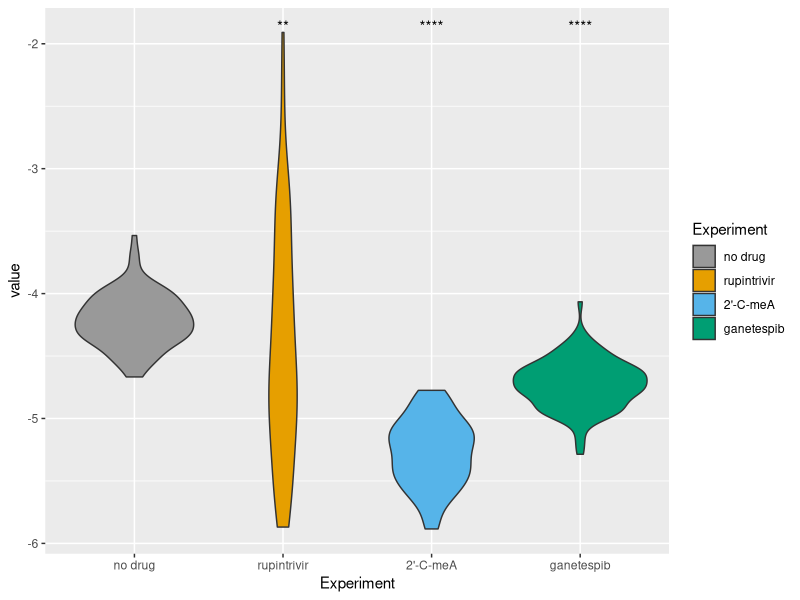

Write R code to recreate this figure.
rm(list = ls())
library(ggplot2)
library(cowplot)
library(ggridges)
require(reshape2)
library(ggpubr)

#makes comparions of drug estimates to no drug estimates shown in figure 6 and S4
data <- NULL
names <- NULL

df <- NULL


d_104 = read.table(
  "data/104/Final_ABC_save_parameters.txt",
  header = TRUE
)
d_105 = read.table(
  "data/105/Final_ABC_save_parameters.txt",
  header = TRUE
)
d_106 = read.table(
  "data/106/Final_ABC_save_parameters.txt",
  header = TRUE
)
d_107 = read.table(
  "data/107/Final_ABC_save_parameters.txt",
  header = TRUE
)

all<-rbind(d_104,d_105,d_106,d_107)

colmins<-apply(all,2,min)
colmax<-apply(all,2,max)

n<-c(expression('log c'[tran]),expression('log c'[com]),expression('log c'[circ]),expression('log c'[rep~pos]),
     expression('log c'[rep~neg]),expression('log c'[pack]),expression('log com'[max]),expression('log rep'[max]),expression('log c'["3A"]),expression('c'[stay]))


d_104<-d_104[1:10]
#colnames(d_104)<-n

d_105<-d_105[1:10]
#colnames(d_105)<-n

d_106<-d_106[1:10]
#colnames(d_106)<-n


d_107<-d_107[1:10]
#colnames(d_107)<-n


D_104 <- as.data.frame(d_104)
D_104$Experiment <- "no drug"

D_105 <- as.data.frame(d_105)
D_105$Experiment <- "rupintrivir"

D_106 <- as.data.frame(d_106)
D_106$Experiment <- "2'-C-meA"

D_107 <- as.data.frame(d_107)
D_107$Experiment <- "ganetespib"

#need to change the p-value calulations depending on what data sets are being compared
p_vals <- NULL
for (i in 1:10) {
  test <- ks.test(d_104[, i], d_105[, i])
  p_vals <- c(p_vals, test$p.value)
}

p <- format(p.adjust(p_vals, "bonferroni"), digits = 2)

all<-rbind(D_104,D_105,D_106,D_107)
names<-c("c.trans.","c.com.","c.circ.","c.rep..","c.rep...1","c.pack.","com.max.","rep.max.","c.3A.","c.stay.","Experiment")
colnames(all)<-names

all$Experiment<-factor(all$Experiment,levels=c("no drug","rupintrivir","2'-C-meA","ganetespib"))

m<-melt(all)
t<-m[m$variable == names[1],]

darkPalette <-
  c(
    "#999999",
    "#E69F00",
    "#56B4E9",
    "#009E73",
    "#F0E442",
    "#0072B2",
    "#D55E00",
    "#CC79A7"
  )
cbPalette <-
  c(
    "#999999",
    "#E69F00",
    "#56B4E9",
    "#009E73",
    "#F0E442",
    "#0072B2",
    "#D55E00",
    "#CC79A7"
  )


onepan<-function(i,m){

t<-m[m$variable == names[i],]

base<-t[t$Experiment == 'no drug',]

e105<-t[t$Experiment == 'rupintrivir',]

e106<-t[t$Experiment == "2'-C-meA",]

e107<-t[t$Experiment == "ganetespib",]

p_vals<-NULL
test <- ks.test(base$value, e105$value)
p_vals <- c(p_vals, test$p.value)
test <- ks.test(base$value, e106$value)
p_vals <- c(p_vals, test$p.value)
test <- ks.test(base$value, e107$value)
p_vals <- c(p_vals, test$p.value)

my_comparisons<-list(c('no drug', 'rupintrivir'),c('no drug', "2'-C-meA"),c('no drug', 'ganetespib'))


n<-c(expression('log c'[tran]),expression('log c'[com]),expression('log c'[circ]),expression('log c'[rep~pos]),
     expression('log c'[rep~neg]),expression('log c'[pack]),expression('log com'[max]),expression('log rep'[max]),expression('log c'["3A"]),expression('c'[stay]))

#n<-c(expression('var. log c'[tran]),expression('var. log c'[com]),expression('var. log c'[circ]),expression('var. log c'[rep~pos]),
#     expression('var. log c'[rep~neg]),expression('var. log c'[pack]),expression('var. log com'[max]),expression('var. log rep'[max]),expression('var. log c'["3A"]),expression('var. c'[stay]))


p <- ggplot(t, aes(Experiment,value,fill=Experiment))+ geom_violin() +scale_fill_manual(values = cbPalette) + scale_colour_manual(values = cbPalette)+
  stat_compare_means(aes(label = ..p.signif..),method = "wilcox.test", ref.group = "no drug",vjust =-.02,textsize = 5)+xlab(n[i])+ylab("estimate")+coord_cartesian(clip = 'off')


  #scale_fill_manual(values = cbPalette) + scale_colour_manual(values = cbPalette)+


#+stat_compare_means(comparisons = p_vals, label = "p.signif")
return(p)
}


m<-melt(all)


t<-m[m$variable == names[i],]

base<-t[t$Experiment == 'no drug',]

e105<-t[t$Experiment == 'rupintrivir',]

e106<-t[t$Experiment == "2'-C-meA",]

e107<-t[t$Experiment == "ganetespib",]

p_vals<-NULL
test <- ks.test(base$value, e105$value)
p_vals <- c(p_vals, test$p.value)
test <- ks.test(base$value, e106$value)
p_vals <- c(p_vals, test$p.value)
test <- ks.test(base$value, e107$value)
p_vals <- c(p_vals, test$p.value)

my_comparisons<-list(c('no drug', 'rupintrivir'),c('no drug', "2'-C-meA"),c('no drug', 'ganetespib'))
t<-m[m$variable == names[1],]


p <- ggplot(t, aes(Experiment,value,fill=Experiment))+ geom_violin() +scale_fill_manual(values = cbPalette) + scale_colour_manual(values = cbPalette)+
  stat_compare_means(aes(label = ..p.signif..),
                     method = "wilcox.test", ref.group = "no drug")

  geom_signif(comparisons = my_comparisons)

p

p1<-onepan(1,m)
p2<-onepan(2,m)
p3<-onepan(3,m)
p4<-onepan(4,m)
p5<-onepan(5,m)
p6<-onepan(6,m)
p7<-onepan(7,m)
p8<-onepan(8,m)
p9<-onepan(9,m)
p10<-onepan(10,m)


leg_pos <- theme(legend.position = "left")
non_pos <- theme(legend.position = "none")

sam<-p1

legend <- get_legend(sam + theme(legend.position = "top",legend.justification="top" ))
p1 <- p1 + non_pos
p2 <- p2 + non_pos
p3 <- p3 + non_pos
p4 <- p4 + non_pos


p5 <- p5 + non_pos
p6 <- p6 + non_pos
p7 <- p7 + non_pos
p8 <- p8 + non_pos
p9 <- p9 + non_pos
p10 <- p10 + non_pos



pp <- plot_grid(
  p1,
  p2,
  p3,
  p4,
  p5,
  p6,
  p7,
  p8,
  p9,
  p10,
  labels = c("A", "B", "C", "D", "E", "F", "G", "H", "I", "J"),
  align = 'vh',
  hjust = -1,
  nrow = 5
)



ppp <- plot_grid(pp, legend, rel_heights = c(3, .2),nrow = 2)


save_plot("violincmp.pdf",plot=ppp,base_height=12,units = "in")
